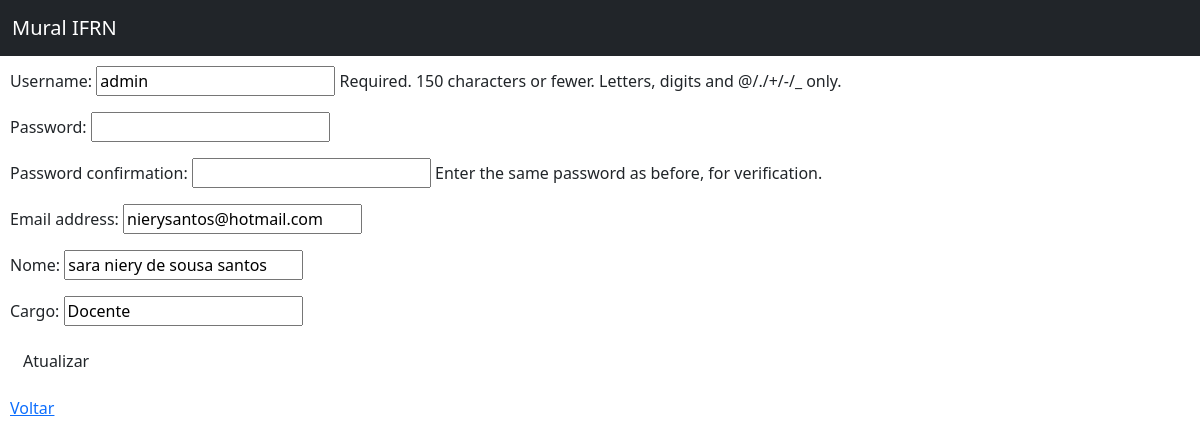
The app's page /atualizar_usuario/1, older data.
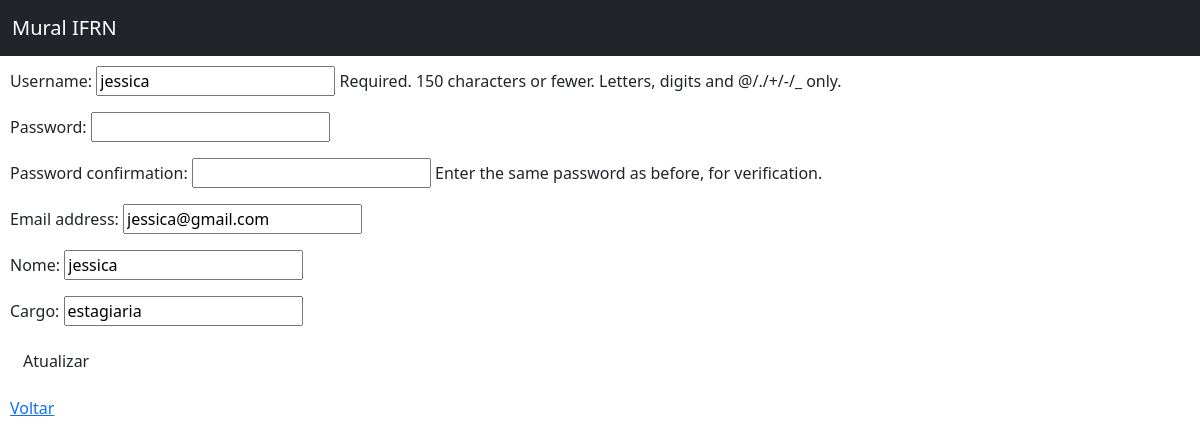
The same page, newer data.
### core/models.py (models this page shows)
class Usuario(AbstractUser):
    nome = models.CharField('nome', max_length= 100)
    cargo = models.CharField('cargo', max_length=50)

### core/views.py (the view)
# urls.py: path('atualizar_usuario/<int:id>',atualizar_usuario,name='atualizar_usuario'),
def atualizar_usuario(request, id):
    meus_usuarios = Usuario.objects.get(id=id)
    form = UsuarioForm(request.POST or None, request.FILES or None, instance = meus_usuarios)
    if form.is_valid():
         form.save()
         return redirect('listar_usuario')
    contexto = {
        "form_usuario": form
    }
    return render(request, 'cruds/usuario_editar.html', contexto )

### core/forms.py
class UsuarioForm(UserCreationForm):
    class Meta:
        model = Usuario
        fields = ['username','password1','password2','email','nome','cargo']

### templates/cruds/usuario_editar.html (shortened to what this page needs)
{% load static %}
{% load widget_tweaks %}
<!DOCTYPE html>
<html lang="en">
<head>
    <link rel="stylesheet" type="text/css" href="estilo.css" />
    <link rel="stylesheet" type="text/css" href="{% static 'estilo.css' %}" media="screen" />
    <link rel="stylesheet" type="text/css" href="{% static 'forms.css' %}" media="screen" />
    <link href="https://cdn.jsdelivr.net/npm/bootstrap@5.2.2/dist/css/bootstrap.min.css" rel="stylesheet"
>
</head>
<body>
    <header>
        <header>
            <nav class="navbar navbar-dark bg-dark fixed-top">
                <div class="container-fluid">
                    <a class="navbar-brand" href="{%url 'home' %}">Mural IFRN</a>
            </nav>
        </header>
    </header>
    <h1>ATUALIZAR</h1>
    <form method="POST" action="{% url 'atualizar_usuario' usuario.id %}"  enctype="multipart/form-data">
        {{ form_usuario.as_p }}
        <p><input type="submit"  class="btn btn-verde" value="Atualizar"/></p>
        <p><a href="{% url 'usuario' %}" class="btn-voltar">Voltar</a></p>
    </form>
</body>
</html>

### static/estilo.css (style rules this page uses)
body { font-family: 'Times New Roman', Times, serif; margin-top: 80px; }

### static/forms.css (style rules this page uses)
body { text-align: center; font-family: Arial, Helvetica, sans-serif; padding: 10px; }
form { align-items: center; }

Row changes from the older to the newer data that the page shows:
changed Usuario: username "admin" → "jessica"; email "nierysantos@hotmail.com" → "jessica@gmail.com"; nome "sara niery de sousa santos" → "jessica"; cargo "Docente" → "estagiaria"
